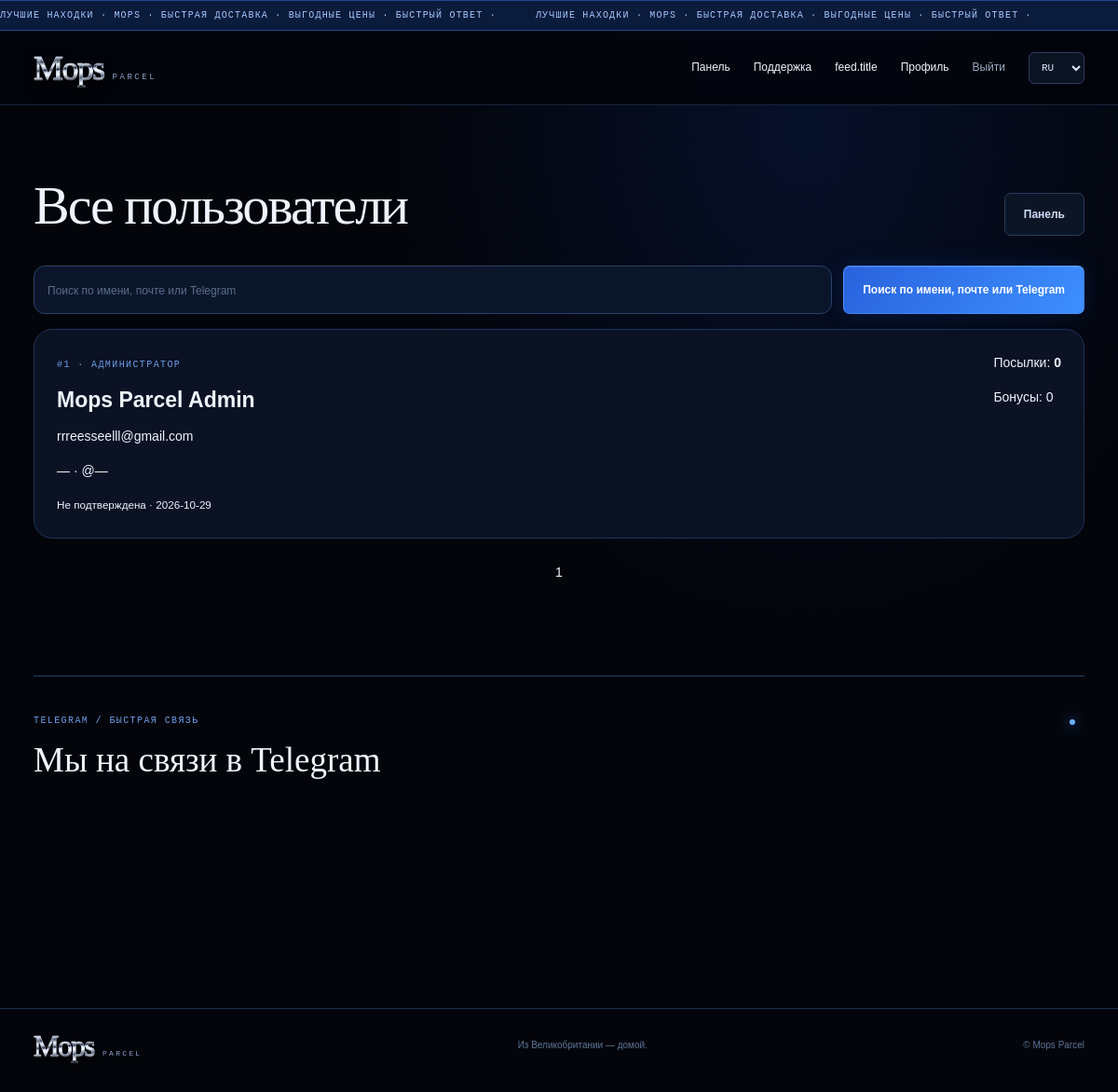
Page /admin/users (signed in) on the committed database.
### tables this page shows
CREATE TABLE users(id INTEGER PRIMARY KEY,email TEXT UNIQUE NOT NULL,name TEXT NOT NULL,password TEXT NOT NULL,role TEXT DEFAULT 'client',approved INTEGER DEFAULT 0,telegram TEXT DEFAULT '',telegram_token TEXT DEFAULT '',telegram_chat_id TEXT DEFAULT '',bonus_balance INTEGER NOT NULL DEFAULT 0,created TEXT NOT NULL, phone TEXT DEFAULT '', language TEXT DEFAULT 'ru', onboarding_completed INTEGER DEFAULT 1, leaderboard_public INTEGER DEFAULT 0);

### persistence.py (the view)
    def all_users(self):
        page=self.page();q=request.args.get('q','').strip()[:100];pattern='%'+q.replace('\\','\\\\').replace('%','\\%').replace('_','\\_')+'%'
        rows=self.db().execute("SELECT u.*,(SELECT COUNT(*) FROM orders o WHERE o.user_id=u.id) AS parcels FROM users u WHERE LOWER(u.name) LIKE ? ESCAPE '\\' OR LOWER(u.email) LIKE ? ESCAPE '\\' OR LOWER(u.telegram) LIKE ? ESCAPE '\\' ORDER BY u.id DESC LIMIT 51 OFFSET ?",(pattern.lower(),pattern.lower(),pattern.lower(),(page-1)*50)).fetchall()
        return render_template('users.html',members=rows[:50],has_more=len(rows)>50,page=page,q=q)

### database.py (called while the page is built)
def connect(config):
    url=config.get('DATABASE_URL','')
    if url:
        if not url.startswith(('postgres://','postgresql://')): raise RuntimeError('DATABASE_URL must be a PostgreSQL connection URL')
        return Postgres(url)
    c=sqlite3.connect(config['DATABASE'],timeout=20)
    c.row_factory=sqlite3.Row
    c.execute('PRAGMA foreign_keys=ON')
    c.execute('PRAGMA journal_mode=WAL')
    return c

### domain.py (called while the page is built)
def rank_key(completed):
    return ('rank.new','rank.regular','rank.lower','rank.middle','rank.cool','rank.boss')[min(max(int(completed),0)//10,5)]

### enhancements.py (called while the page is built)
    def statistics(self,uid):
        completed = self.db().execute("SELECT COUNT(*) FROM orders WHERE user_id=? AND delivered_at<>''",(uid,)).fetchone()[0]
        return {'completed':completed, 'rank':rank_key(completed)}

### i18n.py (called while the page is built)
def t(text, language=None, **values):
    if not isinstance(text, str):
        return text
    lang = language or (getattr(g, "lang", "ru") if has_request_context() else "ru")
    row=CATALOG.get(text)
    if row:
        translated=row.get(lang,row["ru"])
        return translated.format(**values) if values else translated
    for pattern, key in (
        (r"Доступ подтверждён: (.+)", "Доступ подтверждён: {email}"),
        (r"Заявка #(\d+) обновлена\.", "Заявка #{id} обновлена."),
    ):
        match=re.fullmatch(pattern,text)
        if match:
            field="email" if "{email}" in key else "id"
            return t(key,lang,**{field:match.group(1)})
    return text

### persistence.py (called while the page is built, shortened)
    def before(self):
        if g.user and g.user['role']!='admin' and g.user['email_verified']==0 and request.endpoint not in ('logout','static','telegram_webhook'):
            abort(403)
        if request.endpoint=='login' and request.method=='POST' and self.limited('login:'+self.ip_key(),30,900):
            abort(429)

    def after(self,response):
        if g.get('user'):response.headers['Cache-Control']='private, no-store'
        return response

    def context(self):
        u=g.get('user');unread=0
        if u:
            if u['role']=='admin':unread=self.db().execute("SELECT COUNT(*) FROM support_messages m JOIN users u ON u.id=m.sender_id WHERE u.role='client' AND m.read_at='' ").fetchone()[0]
            else:unread=self.db().execute("SELECT COUNT(*) FROM support_messages WHERE client_id=? AND sender_id<>? AND read_at=''",(u['id'],u['id'])).fetchone()[0]
        return {'support_unread':unread}

    def page(self):return max(1,min(request.args.get('page',1,type=int) or 1,100000))

### templates/users.html (shortened to what this page needs)
{% extends 'base.html' %}
{% block content %}<section class="wrap dashboard"><div class="dash-heading"><h1>{{ t('svc.users') }}</h1><a href="/admin" class="button ghost">{{ t('Панель') }}</a></div><form class="directory-search" method="get"><input id="memberSearch" name="q" value="{{ q }}" placeholder="{{ t('svc.search') }}"><button class="button primary">{{ t('svc.search') }}</button></form><div class="member-list">{% for member in members %}<article class="member-card"><div><span class="section-kicker">#{{ member.id }} · {{ t('svc.admin') if member.role=='admin' else t('svc.client') }}</span><h2>{{ member.name }}</h2><p>{{ member.email }}</p><p>{{ member.phone or '—' }} · @{{ member.telegram or '—' }}</p><small>{{ t('svc.verified') if member.email_verified==1 else t('svc.legacy') if member.email_verified==2 else t('svc.unverified') }} · {{ member.created[:10] }}</small></div><div><p>{{ t('Посылки') }}: <b>{{ member.parcels }}</b></p><p>{{ t('profile.bonus') }}: {{ member.bonus_balance }}</p></div></article>{% else %}<p>{{ t('svc.empty') }}</p>{% endfor %}</div><nav class="page-links"><span>{{ page }}</span></nav></section>{% endblock %}

### templates/base.html (shortened to what this page needs)
<!doctype html>
<html lang="{{ lang }}">
<head>
<link rel="stylesheet" href="{{ url_for('static',filename='style.css',v='neon-3') }}">
<link rel="stylesheet" href="{{ url_for('static',filename='features.css',v='4') }}">
<link rel="stylesheet" href="{{ url_for('static',filename='services.css',v='1') }}">
<link rel="stylesheet" href="{{ url_for('static',filename='workspace.css',v='5') }}">
</head>
<body class="{{ 'signed-in' if user else 'guest' }}">
<div class="ticker" aria-label="{{ t('Твой дроп. Наш маршрут.') }}"><div class="ticker-track"><span>{{ t('Лучшие находки · MOPS · Быстрая доставка · Выгодные цены · Быстрый ответ') }} · </span><span aria-hidden="true">{{ t('Лучшие находки · MOPS · Быстрая доставка · Выгодные цены · Быстрый ответ') }} · </span></div></div>
<header class="topbar">
<a class="brand" href="/"><span class="chrome brand-name">Mops</span><span class="brand-light">PARCEL</span></a>
<nav>
{% if user %}
<a href="{{ '/admin' if user.role=='admin' else '/dashboard' }}">{{ t('Панель') if user.role=='admin' else t('Мои посылки') }}</a>
<a href="/support">{{ t('svc.support') }}</a><a href="/parser">{{ t('feed.title') }}</a><a href="/profile">{{ t('profile.title') }}</a><form method="post" action="/logout"><button class="nav-logout">{{ t('Выйти') }}</button></form>
{% else %}
<a href="/login">{{ t('Войти') }}</a><a class="nav-cta" href="/register">{{ t('Открыть аккаунт') }} <span>↗</span></a>
{% endif %}
<form id="languageForm" action="{{ request.path }}" method="get">
<select id="language" name="lang" aria-label="{{ t('Язык') }}">{% for code,label in [('ru','RU'),('uk','UKR'),('en','EN')] %}<option value="{{ code }}" {% if lang==code %}selected{% endif %}>{{ label }}</option>{% endfor %}</select>
</form>
</nav>
</header>
<main id="mainContent" tabindex="-1">{% block content %}{% endblock %}</main>
<section class="hotline wrap" id="contact">
<div class="hotline-heading"><span class="section-kicker">TELEGRAM / {{ t('Быстрая связь') }}</span><h2>{{ t('Мы на связи в Telegram') }}</h2><span class="online-light" aria-hidden="true"></span></div>
<div class="contact-grid">
</div>
</section>
<footer class="wrap"><a class="brand small" href="/"><span class="chrome brand-name">Mops</span><span class="brand-light">PARCEL</span></a><span>{{ t('Из Великобритании — домой.') }}</span><span>© Mops Parcel</span></footer>
</body></html>

### static/style.css (style rules this page uses)
:root { color-scheme:dark;--bg:#03050b;--ink:#eff4ff;--muted:#8f9cb4;--green:#397cff;--line:#1c2944;--dark:#0b1221;--card:#0b101b;--mono:ui-monospace,Consolas,monospace;--sans:Arial,"Segoe UI",sans-serif;--serif:Georgia,"Times New Roman",serif;--ease:cubic-bezier(.22,1,.36,1) }
* { box-sizing:border-box }
html { scroll-behavior:smooth;scroll-padding-top:100px }
body { margin:0;color:var(--ink);background:radial-gradient(ellipse at 72% 12%,#09205666,transparent 36%),var(--bg);font:14px/1.6 var(--sans);overflow-x:hidden }
a { color:inherit;text-decoration:none }
button,input,select { font:inherit }
button,a,select,summary { touch-action:manipulation }
button { cursor:pointer }
a,button,summary,select,input { transition:color .25s,background-color .25s,border-color .25s,box-shadow .35s,transform .45s var(--ease) }
.wrap { width:100%;max-width:1240px;margin-inline:auto;padding-inline:36px }
.chrome { font-family:var(--serif);font-weight:400;background:linear-gradient(175deg,#fff 3%,#c7d0e2 20%,#3a4357 29%,#f8fbff 38%,#9da9c0 46%,#151c2c 51%,#dae6fa 56%,#f7fbff 64%,#545f76 77%,#eaf1ff 90%);-webkit-background-clip:text;background-clip:text;color:transparent;-webkit-text-stroke:.65px #ced9ef99;filter:drop-shadow(0 1px 0 #fff5) drop-shadow(0 5px 7px #000);letter-spacing:-.045em }
.ticker { height:33px;display:flex;align-items:center;overflow:hidden;background:#0b1b3b;border-block:1px solid #1d4a91;font:10px var(--mono);letter-spacing:.12em;text-transform:uppercase;color:#a6c9ff }
.ticker-track { display:flex;min-width:max-content;animation:marquee 38s linear infinite }
.ticker-track span { padding-right:42px;white-space:nowrap }
.topbar { height:88px;display:flex;align-items:center;justify-content:space-between;padding:0 max(calc((100vw - 1168px)/2),36px);gap:20px;border-bottom:1px solid #17253c;background:#03050be8;backdrop-filter:blur(20px);position:sticky;top:0;z-index:20 }
.brand { display:flex;align-items:baseline;gap:9px;white-space:nowrap }
.brand-name { font-size:36px;line-height:1 }
.brand-light { font:9px var(--mono);letter-spacing:.28em;color:#90a4c9 }
.topbar nav { display:flex;align-items:center;gap:25px;font-size:12px }
.topbar form { margin:0 }
.nav-logout { border:0;background:transparent;color:#9cabc2;padding:10px 0 }
.topbar select { color:#dbe7ff;border:1px solid #2a3d61;background:#0b1423;padding:9px;border-radius:6px;font:11px var(--mono) }
.eyebrow,.section-kicker { font:10px/1.6 var(--mono);letter-spacing:.14em;text-transform:uppercase;color:#6f9eea }
.pulse,.online-light { display:inline-block;width:6px;height:6px;flex-shrink:0;border-radius:50%;background:#6cafff;box-shadow:0 0 14px #3282ff;animation:beacon 3s ease-in-out infinite }
h1,h2,h3,p { margin-top:0 }
.button { border:1px solid transparent;display:inline-flex;align-items:center;justify-content:center;gap:16px;min-height:46px;padding:13px 20px;border-radius:7px;font-size:12px;line-height:1.5;font-weight:600;text-align:center }
.primary { color:#fff;background:linear-gradient(125deg,#2962dd,#3d8fff);border-color:#619cff77;box-shadow:inset 0 1px #ffffff24,0 0 25px #1e6aff25 }
.ghost,.dark { color:#cfddf6;border-color:#2b3b5b;background:#0b1526 }
input::placeholder { color:#596d8b;font-size:12px }
.dashboard { padding-block:56px 75px }
.dash-heading { display:flex;align-items:flex-end;justify-content:space-between;gap:25px;margin-bottom:32px }
.dash-heading h1,.form-page h1 { font:400 58px/1.1 var(--serif);letter-spacing:-.035em;margin:20px 0 0 }
.hotline { padding-bottom:68px }
.hotline-heading { position:relative;padding-top:34px;border-top:1px solid #264268;margin-bottom:25px }
.hotline-heading h2 { font:37px var(--serif);margin:12px 0 0 }
.hotline-heading .online-light { position:absolute;right:10px;top:46px }
.contact-grid { display:grid;grid-template-columns:repeat(3,1fr);gap:15px }
footer.wrap { padding-block:24px 34px;display:flex;justify-content:space-between;align-items:center;gap:22px;border-top:1px solid #1b2f4d;font-size:10px;color:#5e7599 }
.brand.small .brand-name { font-size:31px }
.brand.small .brand-light { font-size:8px }

### static/features.css (style rules this page uses)
input,select { min-width:0 }
button,a,input,select { touch-action:manipulation }
.topbar nav { flex-wrap:wrap }
.topbar { min-height:80px;height:auto;padding-block:14px }

### rows in the picture
users: role "Панель", id "1", role "АДМИНИСТРАТОР", name "Mops Parcel Admin", email "rrreesseelll@gmail.com", phone "—", telegram "—", email_verified "Не подтверждена", created "2026-10-29", t "Посылки", parcels "0", t "Бонусы", bonus_balance "0"

### other values in the picture
{{ t('svc.support') }} "Поддержка"
{{ t('feed.title') }} "feed.title"
{{ t('profile.title') }} "Профиль"
{{ t('Выйти') }} "Выйти"
{{ t('svc.users') }} "Все пользователи"
{{ t('Панель') }} "Панель"
{{ t('svc.search') }} "Поиск по имени, почте или Telegram"
{{ page }} "1"
{{ t('Быстрая связь') }} "БЫСТРАЯ СВЯЗЬ"
{{ t('Мы на связи в Telegram') }} "Мы на связи в Telegram"
{{ t('Из Великобритании — домой.') }} "Из Великобритании — домой."
form field lang "RU"
